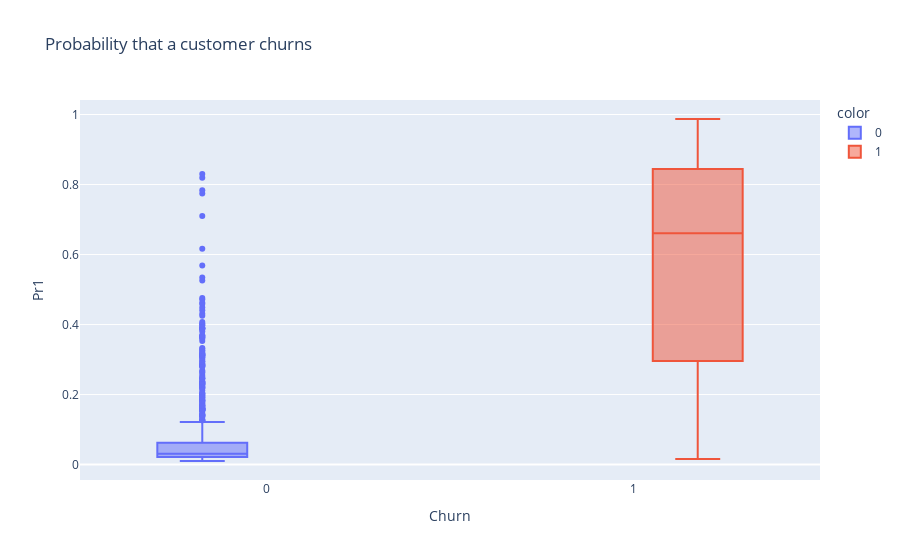

This figure's notebook cell:
### Code cell
fig1 = px.box(predictions,  x=y_test, y="Pr1", color=y_test, title="Probability that a customer churns", labels={
                     "x": "Churn"})
fig1.show()

### Figure 1 — Plotly figure (JSON) as saved in the notebook; plotly's stock layout.template omitted (floating-point values rounded to 4 significant figures; data arrays with more than 128 entries replaced by an {"elided": "..."} marker saying what was removed)
{"data": [{"alignmentgroup": "True", "hovertemplate": "color=0<br>Churn=%{x}<br>Pr1=%{y}<extra></extra>", "legendgroup": "0", "marker": {"color": "#636efa"}, "name": "0", "notched": false, "offsetgroup": "0", "orientation": "v", "showlegend": true, "type": "box", "x": {"elided": "855 int values"}, "x0": " ", "xaxis": "x", "y": {"elided": "855 float values"}, "y0": " ", "yaxis": "y"}, {"alignmentgroup": "True", "hovertemplate": "color=1<br>Churn=%{x}<br>Pr1=%{y}<extra></extra>", "legendgroup": "1", "marker": {"color": "#EF553B"}, "name": "1", "notched": false, "offsetgroup": "1", "orientation": "v", "showlegend": true, "type": "box", "x": {"elided": "145 int values"}, "x0": " ", "xaxis": "x", "y": {"elided": "145 float values"}, "y0": " ", "yaxis": "y"}], "layout": {"boxmode": "group", "legend": {"title": {"text": "color"}, "tracegroupgap": 0}, "title": {"text": "Probability that a customer churns"}, "xaxis": {"anchor": "y", "domain": [0, 1], "title": {"text": "Churn"}}, "yaxis": {"anchor": "x", "domain": [0, 1], "title": {"text": "Pr1"}}}}
